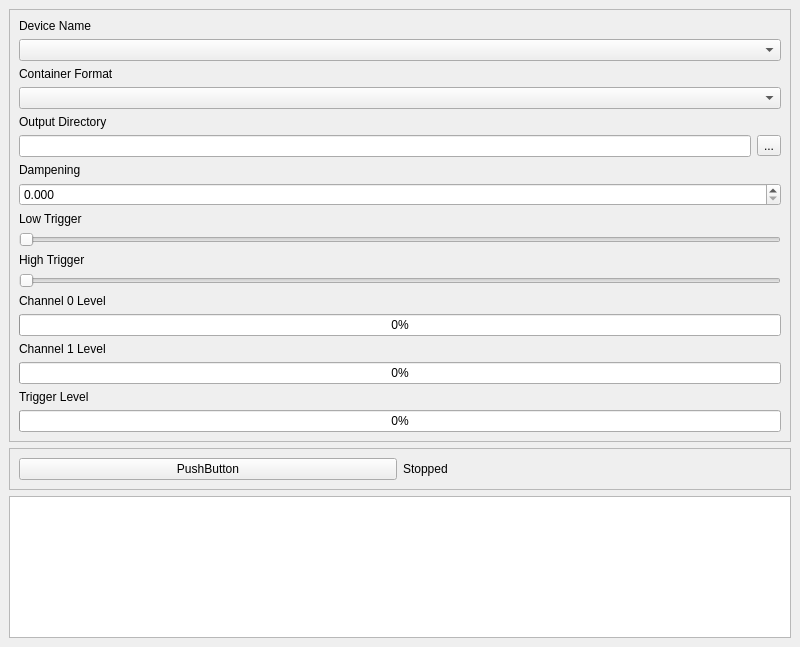
<?xml version="1.0" encoding="UTF-8"?>
<ui version="4.0">
 <class>AudioTrapMainWindow</class>
 <widget class="QMainWindow" name="AudioTrapMainWindow">
  <property name="geometry">
   <rect>
    <x>0</x>
    <y>0</y>
    <width>800</width>
    <height>647</height>
   </rect>
  </property>
  <property name="windowTitle">
   <string>MainWindow</string>
  </property>
  <widget class="QWidget" name="centralwidget">
   <layout class="QVBoxLayout" name="verticalLayout">
    <item>
     <widget class="QFrame" name="controlsFrame">
      <property name="frameShape">
       <enum>QFrame::StyledPanel</enum>
      </property>
      <property name="frameShadow">
       <enum>QFrame::Raised</enum>
      </property>
      <layout class="QVBoxLayout" name="verticalLayout_2">
       <item>
        <widget class="QLabel" name="label_6">
         <property name="text">
          <string>Device Name</string>
         </property>
        </widget>
       </item>
       <item>
        <widget class="QComboBox" name="inputDeviceComboBox"/>
       </item>
       <item>
        <widget class="QLabel" name="label_5">
         <property name="text">
          <string>Container Format</string>
         </property>
        </widget>
       </item>
       <item>
        <widget class="QWidget" name="widget" native="true">
         <layout class="QHBoxLayout" name="horizontalLayout_2">
          <property name="leftMargin">
           <number>0</number>
          </property>
          <property name="topMargin">
           <number>0</number>
          </property>
          <property name="rightMargin">
           <number>0</number>
          </property>
          <property name="bottomMargin">
           <number>0</number>
          </property>
          <item>
           <widget class="QComboBox" name="containerFormatComboBox"/>
          </item>
         </layout>
        </widget>
       </item>
       <item>
        <widget class="QLabel" name="label_7">
         <property name="text">
          <string>Output Directory</string>
         </property>
        </widget>
       </item>
       <item>
        <widget class="QWidget" name="widget_2" native="true">
         <layout class="QHBoxLayout" name="horizontalLayout_3">
          <property name="leftMargin">
           <number>0</number>
          </property>
          <property name="topMargin">
           <number>0</number>
          </property>
          <property name="rightMargin">
           <number>0</number>
          </property>
          <property name="bottomMargin">
           <number>0</number>
          </property>
          <item>
           <widget class="QLineEdit" name="outputDirLabel">
            <property name="readOnly">
             <bool>true</bool>
            </property>
           </widget>
          </item>
          <item>
           <widget class="QToolButton" name="outputDirButton">
            <property name="text">
             <string>...</string>
            </property>
           </widget>
          </item>
         </layout>
        </widget>
       </item>
       <item>
        <widget class="QLabel" name="label_8">
         <property name="text">
          <string>Dampening</string>
         </property>
        </widget>
       </item>
       <item>
        <widget class="QDoubleSpinBox" name="dampeningSpinBox">
         <property name="decimals">
          <number>3</number>
         </property>
         <property name="maximum">
          <double>1.000000000000000</double>
         </property>
         <property name="singleStep">
          <double>0.010000000000000</double>
         </property>
        </widget>
       </item>
       <item>
        <widget class="QLabel" name="label_4">
         <property name="text">
          <string>Low Trigger</string>
         </property>
        </widget>
       </item>
       <item>
        <widget class="QSlider" name="lowTriggerSlider">
         <property name="maximum">
          <number>1000</number>
         </property>
         <property name="tracking">
          <bool>false</bool>
         </property>
         <property name="orientation">
          <enum>Qt::Horizontal</enum>
         </property>
        </widget>
       </item>
       <item>
        <widget class="QLabel" name="label_3">
         <property name="text">
          <string>High Trigger</string>
         </property>
        </widget>
       </item>
       <item>
        <widget class="QSlider" name="highTriggerSlider">
         <property name="maximum">
          <number>1000</number>
         </property>
         <property name="tracking">
          <bool>false</bool>
         </property>
         <property name="orientation">
          <enum>Qt::Horizontal</enum>
         </property>
        </widget>
       </item>
       <item>
        <widget class="QLabel" name="label_2">
         <property name="text">
          <string>Channel 0 Level</string>
         </property>
        </widget>
       </item>
       <item>
        <widget class="QProgressBar" name="channel0ProgressBar">
         <property name="value">
          <number>0</number>
         </property>
        </widget>
       </item>
       <item>
        <widget class="QLabel" name="label">
         <property name="text">
          <string>Channel 1 Level</string>
         </property>
        </widget>
       </item>
       <item>
        <widget class="QProgressBar" name="channel1ProgressBar">
         <property name="value">
          <number>0</number>
         </property>
        </widget>
       </item>
       <item>
        <widget class="QLabel" name="triggerLevelLabel">
         <property name="text">
          <string>Trigger Level</string>
         </property>
        </widget>
       </item>
       <item>
        <widget class="QProgressBar" name="triggerLevelProgressBar">
         <property name="value">
          <number>0</number>
         </property>
        </widget>
       </item>
      </layout>
     </widget>
    </item>
    <item>
     <widget class="QFrame" name="frame_2">
      <property name="frameShape">
       <enum>QFrame::StyledPanel</enum>
      </property>
      <property name="frameShadow">
       <enum>QFrame::Raised</enum>
      </property>
      <layout class="QHBoxLayout" name="horizontalLayout">
       <item>
        <widget class="QPushButton" name="activateButton">
         <property name="text">
          <string>PushButton</string>
         </property>
        </widget>
       </item>
       <item>
        <widget class="QLabel" name="recordingStatusLabel">
         <property name="text">
          <string>Stopped</string>
         </property>
        </widget>
       </item>
      </layout>
     </widget>
    </item>
    <item>
     <widget class="QTextEdit" name="statusTextEdit">
      <property name="readOnly">
       <bool>true</bool>
      </property>
     </widget>
    </item>
   </layout>
  </widget>
 </widget>
 <resources/>
 <connections/>
</ui>
